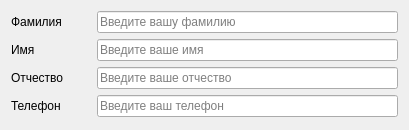
<?xml version="1.0" encoding="UTF-8"?>
<ui version="4.0">
 <class>Form</class>
 <widget class="QWidget" name="Form">
  <property name="geometry">
   <rect>
    <x>0</x>
    <y>0</y>
    <width>409</width>
    <height>130</height>
   </rect>
  </property>
  <property name="minimumSize">
   <size>
    <width>0</width>
    <height>130</height>
   </size>
  </property>
  <property name="maximumSize">
   <size>
    <width>16777215</width>
    <height>130</height>
   </size>
  </property>
  <property name="windowTitle">
   <string>Form</string>
  </property>
  <layout class="QVBoxLayout" name="verticalLayout">
   <item>
    <layout class="QHBoxLayout" name="horizontalLayout">
     <item>
      <widget class="QLabel" name="label">
       <property name="minimumSize">
        <size>
         <width>80</width>
         <height>20</height>
        </size>
       </property>
       <property name="text">
        <string>Фамилия</string>
       </property>
      </widget>
     </item>
     <item>
      <widget class="QLineEdit" name="lineEdit">
       <property name="minimumSize">
        <size>
         <width>195</width>
         <height>21</height>
        </size>
       </property>
       <property name="autoFillBackground">
        <bool>false</bool>
       </property>
       <property name="inputMask">
        <string/>
       </property>
       <property name="maxLength">
        <number>32767</number>
       </property>
       <property name="placeholderText">
        <string>Введите вашу фамилию</string>
       </property>
      </widget>
     </item>
    </layout>
   </item>
   <item>
    <layout class="QHBoxLayout" name="horizontalLayout_2">
     <item>
      <widget class="QLabel" name="label_2">
       <property name="minimumSize">
        <size>
         <width>80</width>
         <height>20</height>
        </size>
       </property>
       <property name="text">
        <string>Имя</string>
       </property>
      </widget>
     </item>
     <item>
      <widget class="QLineEdit" name="lineEdit_2">
       <property name="minimumSize">
        <size>
         <width>195</width>
         <height>21</height>
        </size>
       </property>
       <property name="autoFillBackground">
        <bool>false</bool>
       </property>
       <property name="inputMask">
        <string/>
       </property>
       <property name="maxLength">
        <number>32767</number>
       </property>
       <property name="placeholderText">
        <string>Введите ваше имя</string>
       </property>
      </widget>
     </item>
    </layout>
   </item>
   <item>
    <layout class="QHBoxLayout" name="horizontalLayout_3">
     <item>
      <widget class="QLabel" name="label_3">
       <property name="minimumSize">
        <size>
         <width>80</width>
         <height>20</height>
        </size>
       </property>
       <property name="text">
        <string>Отчество</string>
       </property>
      </widget>
     </item>
     <item>
      <widget class="QLineEdit" name="lineEdit_3">
       <property name="minimumSize">
        <size>
         <width>195</width>
         <height>21</height>
        </size>
       </property>
       <property name="autoFillBackground">
        <bool>false</bool>
       </property>
       <property name="inputMask">
        <string/>
       </property>
       <property name="maxLength">
        <number>32767</number>
       </property>
       <property name="placeholderText">
        <string>Введите ваше отчество</string>
       </property>
      </widget>
     </item>
    </layout>
   </item>
   <item>
    <layout class="QHBoxLayout" name="horizontalLayout_4">
     <item>
      <widget class="QLabel" name="label_4">
       <property name="minimumSize">
        <size>
         <width>80</width>
         <height>20</height>
        </size>
       </property>
       <property name="text">
        <string>Телефон</string>
       </property>
      </widget>
     </item>
     <item>
      <widget class="QLineEdit" name="lineEdit_4">
       <property name="minimumSize">
        <size>
         <width>195</width>
         <height>21</height>
        </size>
       </property>
       <property name="autoFillBackground">
        <bool>false</bool>
       </property>
       <property name="inputMask">
        <string/>
       </property>
       <property name="maxLength">
        <number>32767</number>
       </property>
       <property name="placeholderText">
        <string>Введите ваш телефон</string>
       </property>
      </widget>
     </item>
    </layout>
   </item>
  </layout>
 </widget>
 <resources/>
 <connections/>
</ui>
